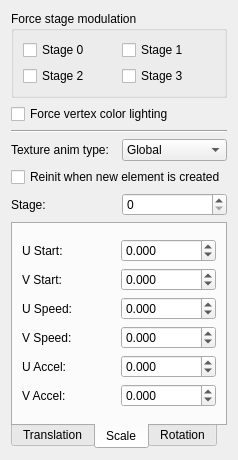
<?xml version="1.0" encoding="UTF-8"?>
<ui version="4.0">
 <class>CConstraintMeshWidget</class>
 <widget class="QWidget" name="CConstraintMeshWidget">
  <property name="geometry">
   <rect>
    <x>0</x>
    <y>0</y>
    <width>238</width>
    <height>460</height>
   </rect>
  </property>
  <property name="windowTitle">
   <string>Form</string>
  </property>
  <layout class="QGridLayout" name="gridLayout_2">
   <item row="0" column="0" colspan="2">
    <widget class="QGroupBox" name="groupBox">
     <property name="title">
      <string>Force stage modulation</string>
     </property>
     <layout class="QGridLayout" name="gridLayout">
      <item row="0" column="0">
       <widget class="QCheckBox" name="stageCheckBox_0">
        <property name="text">
         <string>Stage 0</string>
        </property>
       </widget>
      </item>
      <item row="0" column="1">
       <widget class="QCheckBox" name="stageCheckBox_1">
        <property name="text">
         <string>Stage 1</string>
        </property>
       </widget>
      </item>
      <item row="1" column="0">
       <widget class="QCheckBox" name="stageCheckBox_2">
        <property name="text">
         <string>Stage 2</string>
        </property>
       </widget>
      </item>
      <item row="1" column="1">
       <widget class="QCheckBox" name="stageCheckBox_3">
        <property name="text">
         <string>Stage 3</string>
        </property>
       </widget>
      </item>
     </layout>
    </widget>
   </item>
   <item row="1" column="0" colspan="2">
    <widget class="QCheckBox" name="vertexColorLightingCheckBox">
     <property name="text">
      <string>Force vertex color lighting</string>
     </property>
    </widget>
   </item>
   <item row="2" column="0" colspan="2">
    <widget class="Line" name="line">
     <property name="orientation">
      <enum>Qt::Horizontal</enum>
     </property>
    </widget>
   </item>
   <item row="3" column="0">
    <widget class="QLabel" name="label">
     <property name="text">
      <string>Texture anim type:</string>
     </property>
    </widget>
   </item>
   <item row="3" column="1">
    <widget class="QComboBox" name="texAnimTypeComboBox">
     <property name="currentIndex">
      <number>1</number>
     </property>
     <item>
      <property name="text">
       <string>None</string>
      </property>
     </item>
     <item>
      <property name="text">
       <string>Global</string>
      </property>
     </item>
    </widget>
   </item>
   <item row="4" column="0" colspan="2">
    <widget class="QCheckBox" name="reinitCheckBox">
     <property name="text">
      <string>Reinit when new element is created</string>
     </property>
    </widget>
   </item>
   <item row="5" column="0">
    <widget class="QLabel" name="stageLabel">
     <property name="text">
      <string>Stage:</string>
     </property>
    </widget>
   </item>
   <item row="5" column="1">
    <widget class="QSpinBox" name="stageSpinBox">
     <property name="maximum">
      <number>3</number>
     </property>
    </widget>
   </item>
   <item row="6" column="0" colspan="2">
    <widget class="QTabWidget" name="tabWidget">
     <property name="tabPosition">
      <enum>QTabWidget::South</enum>
     </property>
     <property name="currentIndex">
      <number>1</number>
     </property>
     <property name="movable">
      <bool>true</bool>
     </property>
     <widget class="QWidget" name="tab">
      <attribute name="title">
       <string>Translation</string>
      </attribute>
      <layout class="QGridLayout" name="gridLayout_6">
       <item row="0" column="0">
        <layout class="QGridLayout" name="gridLayout_3">
         <item row="0" column="1">
          <widget class="QDoubleSpinBox" name="transUStartDoubleSpinBox">
           <property name="decimals">
            <number>3</number>
           </property>
           <property name="minimum">
            <double>-999999.000000000000000</double>
           </property>
           <property name="maximum">
            <double>999999.000000000000000</double>
           </property>
          </widget>
         </item>
         <item row="1" column="0">
          <widget class="QLabel" name="label_4">
           <property name="text">
            <string>V Start:</string>
           </property>
          </widget>
         </item>
         <item row="1" column="1">
          <widget class="QDoubleSpinBox" name="transVStartDoubleSpinBox">
           <property name="decimals">
            <number>3</number>
           </property>
           <property name="minimum">
            <double>-999999.000000000000000</double>
           </property>
           <property name="maximum">
            <double>999999.000000000000000</double>
           </property>
          </widget>
         </item>
         <item row="2" column="0">
          <widget class="QLabel" name="label_5">
           <property name="text">
            <string>U Speed:</string>
           </property>
          </widget>
         </item>
         <item row="2" column="1">
          <widget class="QDoubleSpinBox" name="transUSpeedDoubleSpinBox">
           <property name="decimals">
            <number>3</number>
           </property>
           <property name="minimum">
            <double>-999999.000000000000000</double>
           </property>
           <property name="maximum">
            <double>999999.000000000000000</double>
           </property>
          </widget>
         </item>
         <item row="3" column="0">
          <widget class="QLabel" name="label_6">
           <property name="text">
            <string>V Speed:</string>
           </property>
          </widget>
         </item>
         <item row="3" column="1">
          <widget class="QDoubleSpinBox" name="transVSpeedDoubleSpinBox">
           <property name="decimals">
            <number>3</number>
           </property>
           <property name="minimum">
            <double>-999999.000000000000000</double>
           </property>
           <property name="maximum">
            <double>999999.000000000000000</double>
           </property>
          </widget>
         </item>
         <item row="4" column="0">
          <widget class="QLabel" name="label_7">
           <property name="text">
            <string>U Accel:</string>
           </property>
          </widget>
         </item>
         <item row="4" column="1">
          <widget class="QDoubleSpinBox" name="transUAccelDoubleSpinBox">
           <property name="decimals">
            <number>3</number>
           </property>
           <property name="minimum">
            <double>-999999.000000000000000</double>
           </property>
           <property name="maximum">
            <double>999999.000000000000000</double>
           </property>
          </widget>
         </item>
         <item row="5" column="0">
          <widget class="QLabel" name="label_8">
           <property name="text">
            <string>V Accel:</string>
           </property>
          </widget>
         </item>
         <item row="5" column="1">
          <widget class="QDoubleSpinBox" name="transVAccelDoubleSpinBox">
           <property name="decimals">
            <number>3</number>
           </property>
           <property name="minimum">
            <double>-999999.000000000000000</double>
           </property>
           <property name="maximum">
            <double>999999.000000000000000</double>
           </property>
          </widget>
         </item>
         <item row="0" column="0">
          <widget class="QLabel" name="label_3">
           <property name="text">
            <string>U Start:</string>
           </property>
          </widget>
         </item>
        </layout>
       </item>
      </layout>
     </widget>
     <widget class="QWidget" name="tab_3">
      <attribute name="title">
       <string>Scale</string>
      </attribute>
      <layout class="QGridLayout" name="gridLayout_5">
       <item row="0" column="0">
        <layout class="QGridLayout" name="gridLayout_4">
         <item row="0" column="0">
          <widget class="QLabel" name="label_9">
           <property name="text">
            <string>U Start:</string>
           </property>
          </widget>
         </item>
         <item row="0" column="1">
          <widget class="QDoubleSpinBox" name="scaleUStartDoubleSpinBox">
           <property name="decimals">
            <number>3</number>
           </property>
           <property name="minimum">
            <double>-999999.000000000000000</double>
           </property>
           <property name="maximum">
            <double>999999.000000000000000</double>
           </property>
          </widget>
         </item>
         <item row="1" column="0">
          <widget class="QLabel" name="label_10">
           <property name="text">
            <string>V Start:</string>
           </property>
          </widget>
         </item>
         <item row="1" column="1">
          <widget class="QDoubleSpinBox" name="scaleVStartDoubleSpinBox">
           <property name="decimals">
            <number>3</number>
           </property>
           <property name="minimum">
            <double>-999999.000000000000000</double>
           </property>
           <property name="maximum">
            <double>999999.000000000000000</double>
           </property>
          </widget>
         </item>
         <item row="2" column="0">
          <widget class="QLabel" name="label_13">
           <property name="text">
            <string>U Speed:</string>
           </property>
          </widget>
         </item>
         <item row="2" column="1">
          <widget class="QDoubleSpinBox" name="scaleUSpeedDoubleSpinBox">
           <property name="decimals">
            <number>3</number>
           </property>
           <property name="minimum">
            <double>-999999.000000000000000</double>
           </property>
           <property name="maximum">
            <double>999999.000000000000000</double>
           </property>
          </widget>
         </item>
         <item row="3" column="0">
          <widget class="QLabel" name="label_12">
           <property name="text">
            <string>V Speed:</string>
           </property>
          </widget>
         </item>
         <item row="3" column="1">
          <widget class="QDoubleSpinBox" name="scaleVSpeedDoubleSpinBox">
           <property name="decimals">
            <number>3</number>
           </property>
           <property name="minimum">
            <double>-999999.000000000000000</double>
           </property>
           <property name="maximum">
            <double>999999.000000000000000</double>
           </property>
          </widget>
         </item>
         <item row="4" column="0">
          <widget class="QLabel" name="label_14">
           <property name="text">
            <string>U Accel:</string>
           </property>
          </widget>
         </item>
         <item row="4" column="1">
          <widget class="QDoubleSpinBox" name="scaleUAccelDoubleSpinBox">
           <property name="decimals">
            <number>3</number>
           </property>
           <property name="minimum">
            <double>-999999.000000000000000</double>
           </property>
           <property name="maximum">
            <double>999999.000000000000000</double>
           </property>
          </widget>
         </item>
         <item row="5" column="0">
          <widget class="QLabel" name="label_11">
           <property name="text">
            <string>V Accel:</string>
           </property>
          </widget>
         </item>
         <item row="5" column="1">
          <widget class="QDoubleSpinBox" name="scaleVAccelDoubleSpinBox">
           <property name="decimals">
            <number>3</number>
           </property>
           <property name="minimum">
            <double>-999999.000000000000000</double>
           </property>
           <property name="maximum">
            <double>999999.000000000000000</double>
           </property>
          </widget>
         </item>
        </layout>
       </item>
      </layout>
     </widget>
     <widget class="QWidget" name="tab_2">
      <attribute name="title">
       <string>Rotation</string>
      </attribute>
      <layout class="QGridLayout" name="gridLayout_7">
       <item row="0" column="0">
        <widget class="QLabel" name="label_15">
         <property name="text">
          <string>Speed:</string>
         </property>
        </widget>
       </item>
       <item row="0" column="1">
        <widget class="QDoubleSpinBox" name="rotSpeedDoubleSpinBox">
         <property name="decimals">
          <number>3</number>
         </property>
         <property name="minimum">
          <double>-999999.000000000000000</double>
         </property>
         <property name="maximum">
          <double>9999999.000000000000000</double>
         </property>
         <property name="singleStep">
          <double>1.000000000000000</double>
         </property>
        </widget>
       </item>
       <item row="1" column="0">
        <widget class="QLabel" name="label_16">
         <property name="text">
          <string>Accel:</string>
         </property>
        </widget>
       </item>
       <item row="1" column="1">
        <widget class="QDoubleSpinBox" name="rotAccelDoubleSpinBox">
         <property name="decimals">
          <number>3</number>
         </property>
         <property name="minimum">
          <double>-999999.000000000000000</double>
         </property>
         <property name="maximum">
          <double>999999.000000000000000</double>
         </property>
         <property name="singleStep">
          <double>1.000000000000000</double>
         </property>
        </widget>
       </item>
       <item row="2" column="0">
        <spacer name="verticalSpacer">
         <property name="orientation">
          <enum>Qt::Vertical</enum>
         </property>
         <property name="sizeHint" stdset="0">
          <size>
           <width>20</width>
           <height>144</height>
          </size>
         </property>
        </spacer>
       </item>
      </layout>
     </widget>
    </widget>
   </item>
  </layout>
 </widget>
 <resources/>
 <connections/>
</ui>
